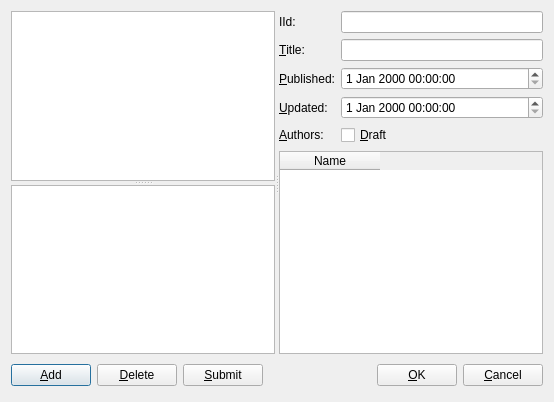
<ui version="4.0" >
 <class>BlogDialog</class>
 <widget class="QDialog" name="BlogDialog" >
  <property name="geometry" >
   <rect>
    <x>0</x>
    <y>0</y>
    <width>554</width>
    <height>402</height>
   </rect>
  </property>
  <property name="windowTitle" >
   <string>Dialog</string>
  </property>
  <property name="windowIcon" >
   <iconset>../../../../../../home/eugene/Projects/GooglePIM/src/ui/img/35x35/blogger.gif</iconset>
  </property>
  <layout class="QVBoxLayout" >
   <item>
    <widget class="QSplitter" name="splitter_2" >
     <property name="orientation" >
      <enum>Qt::Horizontal</enum>
     </property>
     <widget class="QSplitter" name="splitter" >
      <property name="orientation" >
       <enum>Qt::Vertical</enum>
      </property>
      <widget class="QTreeView" name="treeView" />
      <widget class="QTextBrowser" name="tbContent" />
     </widget>
     <widget class="QWidget" name="layoutWidget" >
      <layout class="QGridLayout" >
       <item row="0" column="0" >
        <widget class="QLabel" name="labelId" >
         <property name="text" >
          <string>IId:</string>
         </property>
         <property name="buddy" >
          <cstring>lineEditId</cstring>
         </property>
        </widget>
       </item>
       <item row="0" column="1" >
        <widget class="QLineEdit" name="lineEditId" />
       </item>
       <item row="1" column="0" >
        <widget class="QLabel" name="labelTitle" >
         <property name="text" >
          <string>&amp;Title:</string>
         </property>
         <property name="buddy" >
          <cstring>lineEditTitle</cstring>
         </property>
        </widget>
       </item>
       <item row="1" column="1" >
        <widget class="QLineEdit" name="lineEditTitle" />
       </item>
       <item row="2" column="0" >
        <widget class="QLabel" name="labelPublished" >
         <property name="text" >
          <string>&amp;Published:</string>
         </property>
         <property name="buddy" >
          <cstring>dateTimeEditPublished</cstring>
         </property>
        </widget>
       </item>
       <item row="3" column="0" >
        <widget class="QLabel" name="labelUpdated" >
         <property name="text" >
          <string>&amp;Updated:</string>
         </property>
         <property name="buddy" >
          <cstring>dateTimeEditUpdated</cstring>
         </property>
        </widget>
       </item>
       <item row="4" column="0" >
        <widget class="QLabel" name="labelAuthor" >
         <property name="text" >
          <string>&amp;Authors:</string>
         </property>
         <property name="buddy" >
          <cstring>twAuthor</cstring>
         </property>
        </widget>
       </item>
       <item row="4" column="1" >
        <widget class="QCheckBox" name="checkBoxDraft" >
         <property name="text" >
          <string>&amp;Draft</string>
         </property>
        </widget>
       </item>
       <item rowspan="2" row="5" column="0" colspan="2" >
        <widget class="QTableWidget" name="twAuthor" >
         <column>
          <property name="text" >
           <string>Name</string>
          </property>
         </column>
        </widget>
       </item>
       <item row="2" column="1" >
        <widget class="QDateTimeEdit" name="dateTimeEditPublished" />
       </item>
       <item row="3" column="1" >
        <widget class="QDateTimeEdit" name="dateTimeEditUpdated" />
       </item>
      </layout>
     </widget>
    </widget>
   </item>
   <item>
    <layout class="QHBoxLayout" >
     <property name="spacing" >
      <number>6</number>
     </property>
     <property name="leftMargin" >
      <number>0</number>
     </property>
     <property name="topMargin" >
      <number>0</number>
     </property>
     <property name="rightMargin" >
      <number>0</number>
     </property>
     <property name="bottomMargin" >
      <number>0</number>
     </property>
     <item>
      <widget class="QPushButton" name="pushButtonAdd" >
       <property name="text" >
        <string>&amp;Add</string>
       </property>
      </widget>
     </item>
     <item>
      <widget class="QPushButton" name="pushButtonDelete" >
       <property name="text" >
        <string>&amp;Delete</string>
       </property>
      </widget>
     </item>
     <item>
      <widget class="QPushButton" name="pushButtonSubmit" >
       <property name="text" >
        <string>&amp;Submit</string>
       </property>
      </widget>
     </item>
     <item>
      <spacer>
       <property name="orientation" >
        <enum>Qt::Horizontal</enum>
       </property>
       <property name="sizeHint" >
        <size>
         <width>131</width>
         <height>31</height>
        </size>
       </property>
      </spacer>
     </item>
     <item>
      <widget class="QPushButton" name="okButton" >
       <property name="text" >
        <string>&amp;OK</string>
       </property>
      </widget>
     </item>
     <item>
      <widget class="QPushButton" name="cancelButton" >
       <property name="text" >
        <string>&amp;Cancel</string>
       </property>
      </widget>
     </item>
    </layout>
   </item>
  </layout>
 </widget>
 <resources/>
 <connections>
  <connection>
   <sender>okButton</sender>
   <signal>clicked()</signal>
   <receiver>BlogDialog</receiver>
   <slot>accept()</slot>
   <hints>
    <hint type="sourcelabel" >
     <x>278</x>
     <y>253</y>
    </hint>
    <hint type="destinationlabel" >
     <x>96</x>
     <y>254</y>
    </hint>
   </hints>
  </connection>
  <connection>
   <sender>cancelButton</sender>
   <signal>clicked()</signal>
   <receiver>BlogDialog</receiver>
   <slot>reject()</slot>
   <hints>
    <hint type="sourcelabel" >
     <x>369</x>
     <y>253</y>
    </hint>
    <hint type="destinationlabel" >
     <x>179</x>
     <y>282</y>
    </hint>
   </hints>
  </connection>
 </connections>
</ui>
